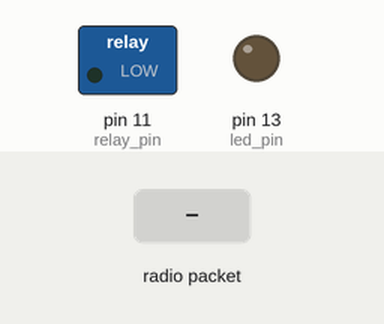
A sketch run on a simulated Arduino Uno, built with avr-gcc and run on an emulated ATmega328P. Parts: switched loads named in the sketch (green lamp = pin HIGH), output pins drawn as LEDs (lit = HIGH). The inputs (shaded band) are chosen by the test bench. No radio packets arrive unless stated.

Above: at 1.2 s.
1.3 s: radio packet "s" arrives
At 1.7 s:
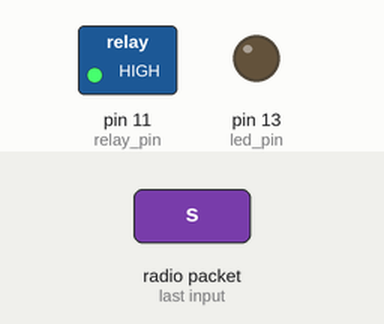
Timing chart, 0 to 4.3 s (numbered marks = the images above; inputs shaded):
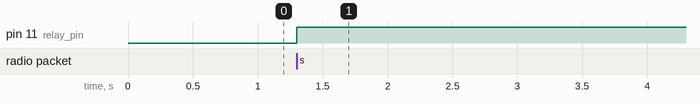

The sketch:

rf_receiver.ino
```cpp
#include <VirtualWire.h>

const int led_pin = 13;
const int receive_pin = 2;
const int relay_pin = 11;

bool toggle = false;

void setup()
{
    // Initialise the IO and ISR
    vw_set_rx_pin(receive_pin);
    vw_setup(2000);	 // Bits per sec

    vw_rx_start();       // Start the receiver PLL running

    pinMode(led_pin, OUTPUT);
    pinMode(relay_pin, OUTPUT);
}

void loop()
{
    uint8_t buf[VW_MAX_MESSAGE_LEN];
    uint8_t buflen = VW_MAX_MESSAGE_LEN;
    char c;

    if (vw_get_message(buf, &buflen)) // Non-blocking
    {
        for (int i = 0; i < buflen; i++)
	{
	    c = (char)buf[i];
	}
        if(c == 's')
        {
          digitalWrite(led_pin, HIGH);
          toggle = !toggle;
          if(toggle == true)
          {
            digitalWrite(relay_pin, HIGH);
          }
          else
          {
            digitalWrite(relay_pin, LOW);
          }
          digitalWrite(led_pin, LOW);
        }
    }
}
```

Measured:
- after the input at 1.3 s, pin 11 (relay_pin): LOW → HIGH at once
